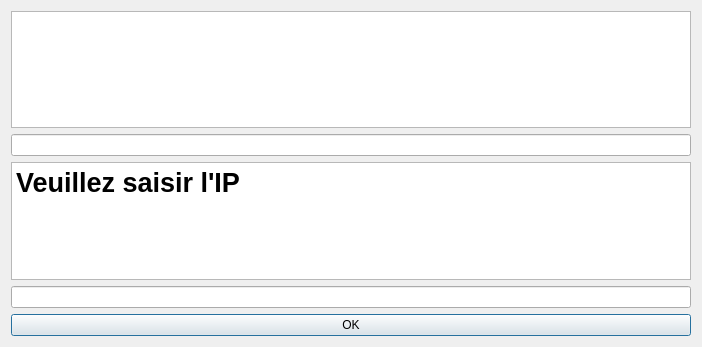
<?xml version="1.0" encoding="UTF-8"?>
<ui version="4.0">
 <class>PropertiesOfIterfaceSetter</class>
 <widget class="QDialog" name="PropertiesOfIterfaceSetter">
  <property name="geometry">
   <rect>
    <x>0</x>
    <y>0</y>
    <width>702</width>
    <height>347</height>
   </rect>
  </property>
  <property name="windowTitle">
   <string>PropertiesOfIterfaceSetter</string>
  </property>
  <layout class="QVBoxLayout" name="verticalLayout">
   <item>
    <widget class="QTextBrowser" name="textBrowserName">
     <property name="html">
      <string>&lt;!DOCTYPE HTML PUBLIC &quot;-//W3C//DTD HTML 4.0//EN&quot; &quot;http://www.w3.org/TR/REC-html40/strict.dtd&quot;&gt;
&lt;html&gt;&lt;head&gt;&lt;meta name=&quot;qrichtext&quot; content=&quot;1&quot; /&gt;&lt;style type=&quot;text/css&quot;&gt;
p, li { white-space: pre-wrap; }
&lt;/style&gt;&lt;/head&gt;&lt;body style=&quot; font-family:'Ubuntu'; font-size:11pt; font-weight:400; font-style:normal;&quot;&gt;
&lt;p style=&quot;-qt-paragraph-type:empty; margin-top:0px; margin-bottom:0px; margin-left:0px; margin-right:0px; -qt-block-indent:0; text-indent:0px;&quot;&gt;&lt;br /&gt;&lt;/p&gt;&lt;/body&gt;&lt;/html&gt;</string>
     </property>
    </widget>
   </item>
   <item>
    <widget class="QLineEdit" name="lineEditSetName"/>
   </item>
   <item>
    <widget class="QTextBrowser" name="textBrowserIP">
     <property name="html">
      <string>&lt;!DOCTYPE HTML PUBLIC &quot;-//W3C//DTD HTML 4.0//EN&quot; &quot;http://www.w3.org/TR/REC-html40/strict.dtd&quot;&gt;
&lt;html&gt;&lt;head&gt;&lt;meta name=&quot;qrichtext&quot; content=&quot;1&quot; /&gt;&lt;style type=&quot;text/css&quot;&gt;
p, li { white-space: pre-wrap; }
&lt;/style&gt;&lt;/head&gt;&lt;body style=&quot; font-family:'Ubuntu'; font-size:11pt; font-weight:400; font-style:normal;&quot;&gt;
&lt;p style=&quot; margin-top:0px; margin-bottom:0px; margin-left:0px; margin-right:0px; -qt-block-indent:0; text-indent:0px;&quot;&gt;&lt;span style=&quot; font-size:20pt; font-weight:600;&quot;&gt;Veuillez saisir l'IP&lt;/span&gt;&lt;/p&gt;&lt;/body&gt;&lt;/html&gt;</string>
     </property>
    </widget>
   </item>
   <item>
    <widget class="QLineEdit" name="lineEditSetIP"/>
   </item>
   <item>
    <widget class="QPushButton" name="pushButton">
     <property name="text">
      <string>OK</string>
     </property>
    </widget>
   </item>
  </layout>
 </widget>
 <resources/>
 <connections>
  <connection>
   <sender>pushButton</sender>
   <signal>pressed()</signal>
   <receiver>PropertiesOfIterfaceSetter</receiver>
   <slot>close()</slot>
   <hints>
    <hint type="sourcelabel">
     <x>350</x>
     <y>324</y>
    </hint>
    <hint type="destinationlabel">
     <x>350</x>
     <y>173</y>
    </hint>
   </hints>
  </connection>
 </connections>
</ui>
